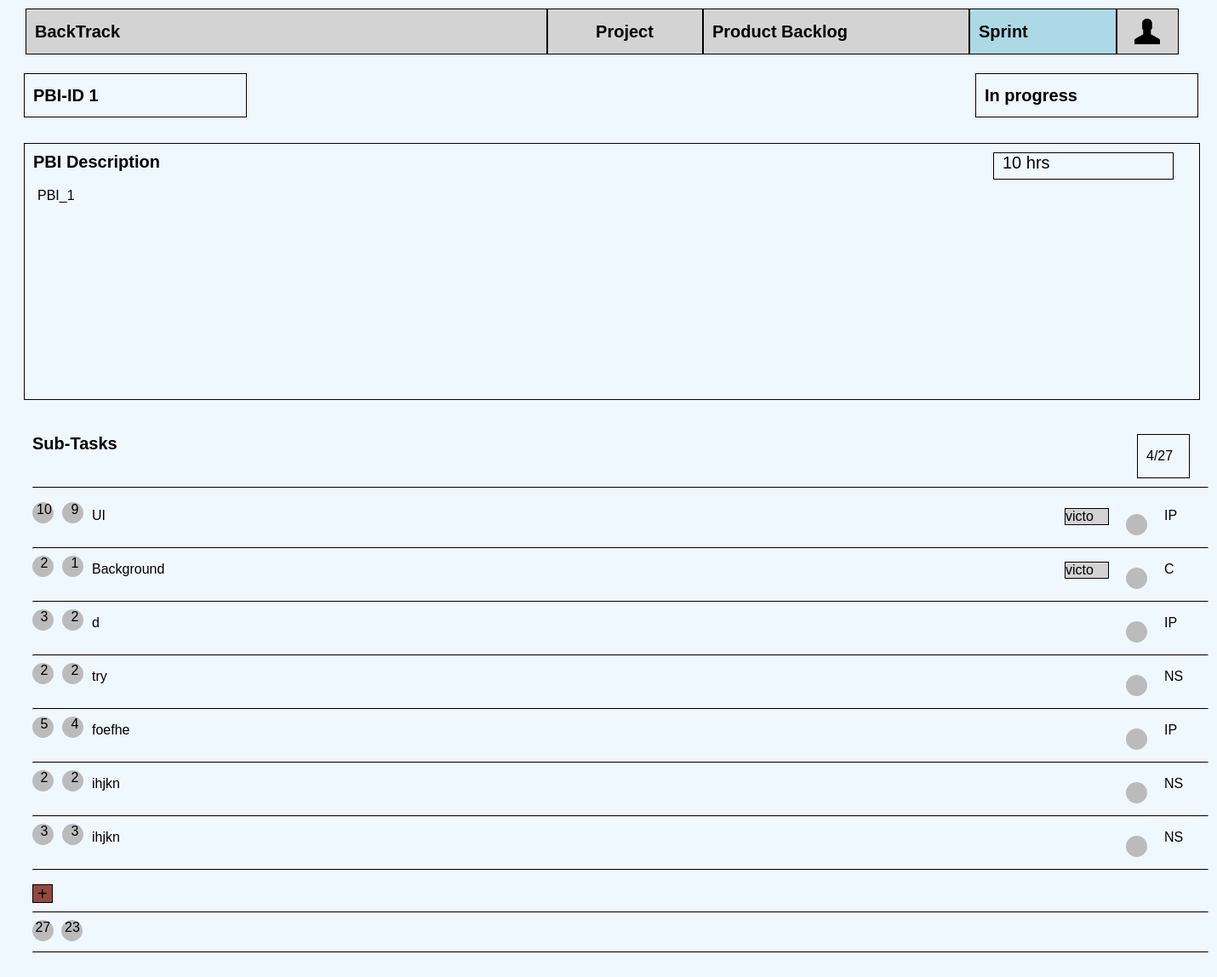
Page /sprints/pbi1 on the committed database.
### sprints/models.py (models this page shows, shortened)
class PBI(models.Model):
    description = models.CharField(max_length=200)
    id = models.AutoField(primary_key=True)
    STATUS = (('NS', 'Not started'), ('IP', 'In progress'), ('C', 'Complete'),('F','Finished'))
    status = models.CharField(max_length=10, choices=STATUS, default='NS')
    sprint = models.ForeignKey(SprintBacklog, null=True, on_delete=models.SET_NULL)
    estimated_efforts = models.IntegerField(null=True)
    objects = models.Manager()

class SubTask(models.Model):
    title = models.CharField(max_length=200)
    id = models.AutoField(primary_key=True)
    task = models.ForeignKey(Task, on_delete=models.CASCADE, null=True)
    pbi = models.ForeignKey(PBI, on_delete=models.CASCADE, related_name="SubTask", default=0)
    initialEstimatedEffort = models.IntegerField(null=True)
    remaining_efforts = models.IntegerField(null=True)
    Developers = models.ManyToManyField(Developer, null=True)
    STATUS = (('NS', 'Not started'), ('IP', 'In progress'), ('C', 'Complete'))
    status = models.CharField(max_length=10, choices=STATUS, default='IP')

class Developer(models.Model):
    user = models.OneToOneField(User, related_name="Developer", on_delete=models.CASCADE)
    isProductOwner = models.BooleanField(null=True, default=False)
    project = models.ForeignKey(Project, on_delete=models.SET_NULL, null=True, blank=True)
    def __str__(self):
        return self.user.username

### sprints/views.py (the view)
# urls.py: path('pbi<int:pbi>',views.SprintBackLogsManagement.as_view(), name='sprintBacklogs'),
class SprintBackLogsManagement(TemplateView):
    template_name = "sprints/sprintBacklogs.html"
    def get_context_data(self, **kwargs):
        pbi=self.kwargs['pbi']
        context = super().get_context_data(**kwargs)
        context['task_list']=Task.objects.filter(pbi__pk=pbi)
        context['pbi']=PBI.objects.get(pk=pbi)
        context['subtask_list']=SubTask.objects.filter(pbi__pk=pbi)
        context['pbiID']=pbi
        return context

### templates/sprints/sprintBacklogs.html (shortened to what this page needs)
{% extends 'base.html' %}
{% block content %}
<div id="outside">
    <div id="PBI_ID">PBI-ID {{pbi.id}}</div>
    <div id="Status">
    </div>
    <div id="PBI_Desc">
        <div class="title">PBI Description </div>
        <div id="estimatedEffort">{{pbi.estimated_efforts}} hrs</div>
        <div class="description">{{pbi.description}}</div>
    </div>
    <div id="subTaskList">
        <div class="title">Sub-Tasks</div>
        <div id="completionrate"></div>
        <hr>
        <ul>
            {% for subtask in subtask_list %}
            <li>
                <span class="initEsti circle" style="float:left; text-align: center"> <span style="margin-left:3px;">{{subtask.initialEstimatedEffort}}</span></span>
                <span class="remainEsti circle"style="float:left; text-align: center" > <span style="margin-left:5px;">{{subtask.remaining_efforts}}</span></span>
                <div style="float:left;">{{subtask.title}}</div>
                <div class="rightofsubtask" style="float:right; margin:0px;" >
                    {% for developer in subtask.Developers.all%}
                    <div class="developerName" style="float:left;">{{developer}}</div>
                    {%endfor%}
                    <div  style="float:left;">
                        <div class="circle" onclick="pplBtnOnClick(event)"></div>
                    </div>
                    <div style="width:30px; float: right;">{{subtask.status}}</div>
                </div>
            </li>
            <hr>
            {% endfor %}
        </ul>
        <div>
            <div id="addBtn" onclick="addBtnOnclick()">+</div>
        </div>
        <hr>
        <div id="total" onload="calculate();">
            <span class="initEsti circle" id="total_efforts" style="text-align: center"></span>
            <span class="remainEsti circle" id="remaining_efforts" style="text-align: center"></span>
        </div>
        <hr>
    </div>
</div>
{% endblock %}

### templates/base.html (shortened to what this page needs)
{%load static from staticfiles %}
<link rel="stylesheet" type="text/css" href="{% static 'style.css' %}">
<table id="nav-bar" style="width:1380px;margin-left:20px;">
    <tr>
        <td><b>BackTrack</b></td>
        <td><b><a href="/projectManage" >Project</a></b></td>
        <td><b><a href="/productBacklog">Product Backlog</a></b></td>
        <td><b><a href="/sprints">Sprint</a></b></td>
        <td><img id="humanIcon" src="{% static 'projectManage/humanIcon.png' %}"></td>
    </tr>
</table>
{% block content %}{% endblock %}

### projectManage/static/style.css (style rules this page uses)
#nav-bar { column-count: 4; margin-left: auto; margin-right: auto; }
#nav-bar tr { line-height: 50px; }
#nav-bar td { padding-left: 10px; height: 50px; background-color: lightgray; float: left; border: 1px solid black; font-size: 20px; }
a { text-decoration:none; color: black; }
#nav-bar tr td:first-child { width: 600px; }
#nav-bar tr td:nth-child(2) { text-align: center; width: 180px; font-weight: bold; padding-left: 0px; }
#nav-bar tr td:nth-child(3) { width: 300px; }
#nav-bar tr td:nth-child(4) { width: 160px; }
#nav-bar td:nth-child(5) { width: 70px; display: inline; padding-left: 0px; text-align: center; }
#humanIcon { margin-bottom: 10px; margin-top: 10px; width: 30px; height: 30px; }

### templates/sprints/sprintBacklogs.html (style rules this page uses)
#nav-bar tr td:nth-child(4) { background-color: lightblue; }
#outside { width:1380px; height: auto; margin-left: 20px; margin-top: 10px; }
#PBI_ID { float:left; width: 250px; height: 50px; font-size: 20px; padding-left:10px; margin-top:10px; margin-bottom: 30px; line-height: 50px; border: 1px black solid; font-weight: bold; }
#Status { float:right; width: 250px; height: 50px; font-size: 20px; padding-left:10px; margin-top:10px; margin-bottom: 30px; line-height: 50px; border: 1px black solid; font-weight: bold; }
#PBI_Desc { width:1380px; height:300px; overflow: auto; border: 1px black solid; margin-bottom: 30px; }
.description { float:left; width:1340px; margin-left:15px; }
.title { font-weight: bold; font-size: 20px; width: 200px; margin: 10px; float:left; }
#estimatedEffort { font-size: 20px; float: right; margin:10px; margin-right:30px; padding-left:10px; width: 200px; height: 30px; border: 1px black solid; }
#subTaskList { width:1380px; height:auto; margin-bottom: 30px; }
#completionrate { float:right; width: 50px; height: 40px; padding-left:10px; padding-top: 10px; line-height: 30px; margin:10px; border: 1px black solid; }
hr { margin-left:10px; border-top:1px solid; width:1380px; }
.circle { height: 25px; width: 25px; background-color: #bbb; border-radius: 50%; display: inline-block; overflow: auto; margin-right:5px; font-style: white; }
#addBtn { height:20px; float:left; border: 1px black solid; margin-left: 10px; margin-bottom: 10px; padding-left: 5px; padding-right: 5px; font-size: 20px; line-height: 20px; background-color:rgb(148, 73, 63); }
ul { padding-inline-start: 0px; }
li { margin-left:10px; list-style:none; }
ul li div { margin-left: 5px; margin-right:10px; margin-top:7px; margin-bottom: 7px; }
li .remainEsti { margin-left:5px; }
#total { margin-left: 10px; }
.developerName { float: right; border: 1px black solid; width: 50px; background: lightgrey; }

### rows in the picture
PBI: id "1", estimated_efforts "10", description "PBI_1"
SubTask: initialEstimatedEffort "10", remaining_efforts "9", title "UI", status "IP"
Developer: user.username "victo"
SubTask: initialEstimatedEffort "2", remaining_efforts "1", title "Background", status "C"
SubTask: initialEstimatedEffort "3", remaining_efforts "2", title "d", status "IP"
SubTask: initialEstimatedEffort "2", remaining_efforts "2", title "try", status "NS"
SubTask: initialEstimatedEffort "5", remaining_efforts "4", title "foefhe", status "IP"
SubTask: initialEstimatedEffort "2", remaining_efforts "2", title "ihjkn", status "NS"
SubTask: initialEstimatedEffort "3", remaining_efforts "3", title "ihjkn", status "NS"
